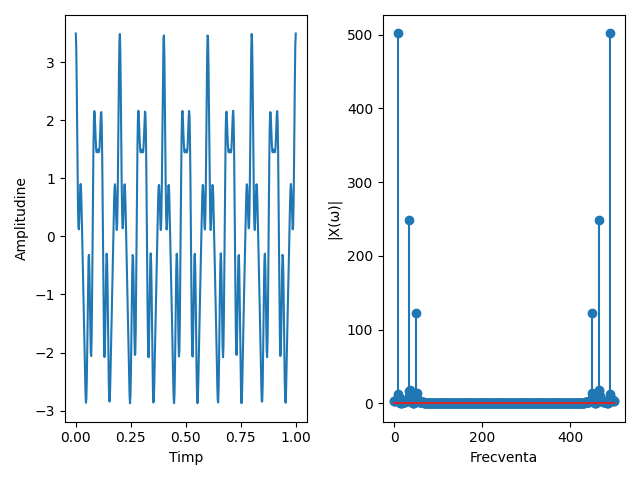

Here is the Python script that generated this plot:

import numpy as np
import math
import matplotlib.pyplot as plt

f1 = 10
f2 = 50
f3 = 35

N = 500
t = np.linspace(0, 1, N)
x = 2 * np.cos(2 * np.pi * f1 * t) + \
  	0.5 * np.cos(2 * np.pi * f2 * t) + \
		np.cos(2 * np.pi * f3 * t)

X = []
for k in range(N):
	Xi = 0
	for n in range(N):
		Xi += x[n] * math.e ** (-2j * np.pi * n * k / N)
	X.append(Xi)

modules = [abs(Xi) for Xi in X]

fig, axs = plt.subplots(1, 2)

axs[0].plot(t, x)
axs[0].set_xlabel("Timp")
axs[0].set_ylabel("Amplitudine")


axs[1].stem(modules)
axs[1].set_xlabel("Frecventa")
axs[1].set_ylabel("|X(ω)|")

plt.tight_layout()
plt.savefig('ex3.png', format='png')  
plt.savefig('ex3.pdf', format='pdf')
plt.show()
